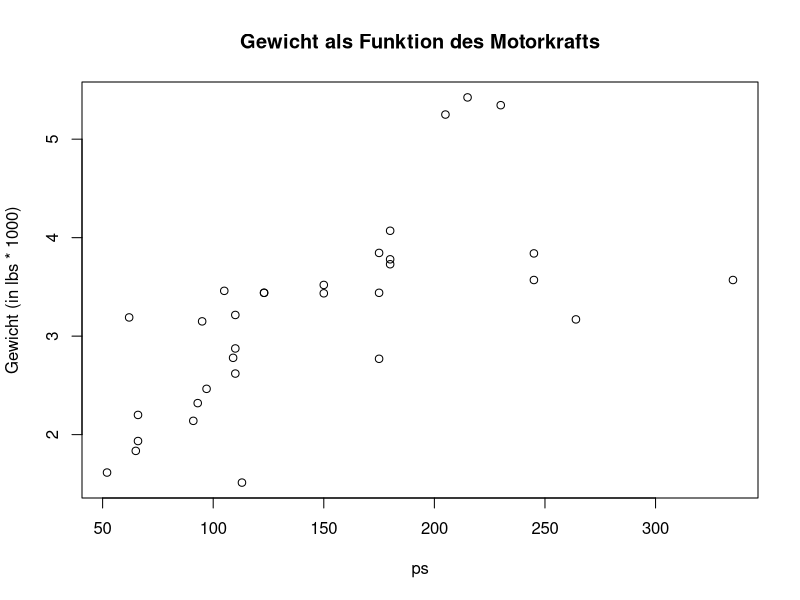
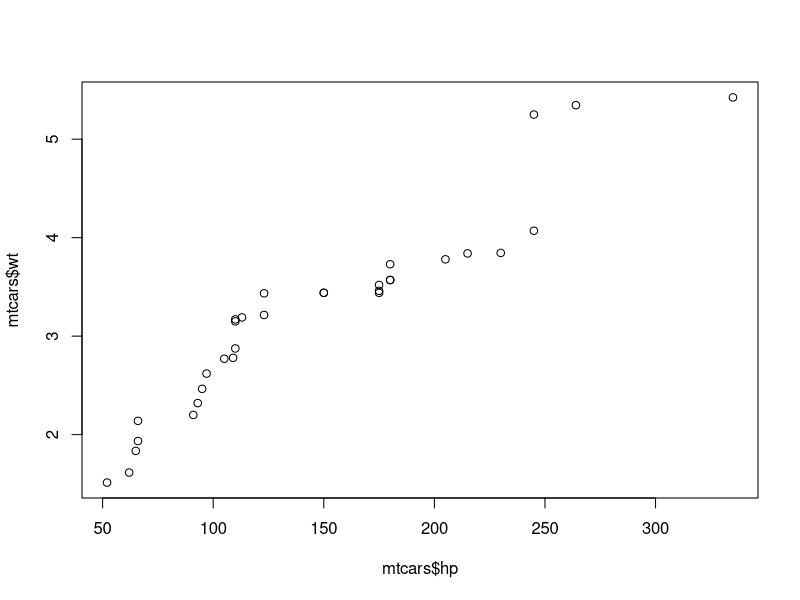
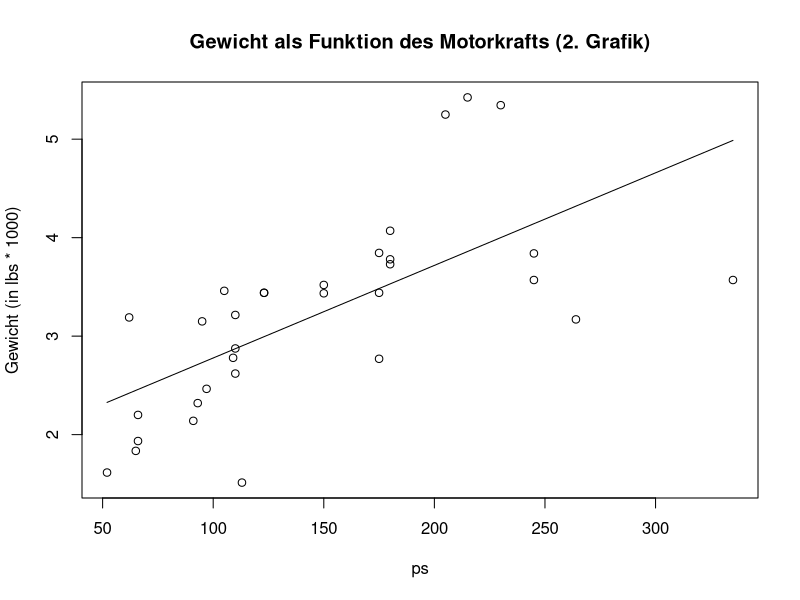
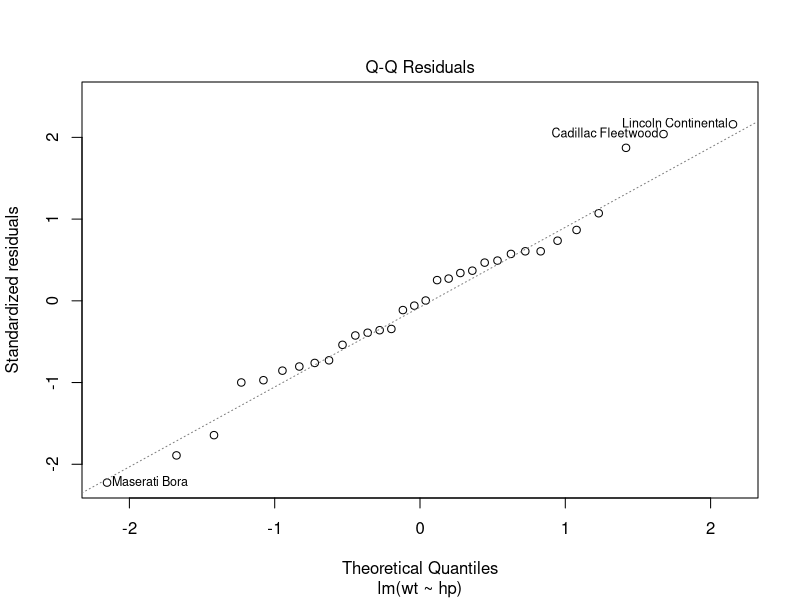

Here is the R script that generated these plots, in order:
## ---- chunk 1
# Daten zuerst plotten (scatterplot und qqplot) und betrachten. Prüfen, ob eine lineare Regression sinnvoll aussieht.

# scatterplot
plot(x = mtcars$hp, 
     y=mtcars$wt,
     main = "Gewicht als Funktion des Motorkrafts",
     xlab = "ps",
     ylab = "Gewicht (in lbs * 1000)")

# qqplot
qqplot(x = mtcars$hp, y=mtcars$wt)


# Versuch, eine passende lineare Regression zu modellieren:
# model populieren
lm.wt <- lm (wt~hp, data=mtcars)

# coeffs extrahieren: 
coeffs <- coefficients(lm.wt)
steigung <- coeffs[2]
intercept <- coeffs[1]

# Daten und Linie des Modells zusammen plotten
x <- mtcars$hp
y <- mtcars$wt

plot(x = mtcars$hp, 
     y=mtcars$wt,
     main = "Gewicht als Funktion des Motorkrafts (2. Grafik)",
     xlab = "ps",
     ylab = "Gewicht (in lbs * 1000)")
lines(x, intercept + x*steigung)

# Berechung des erwarteten Gewichtes für ein Auto mit 200hp:
hp1  <- 200
est.wt1 <- intercept + steigung * hp1
est.wt1

# Dieselbe Berechnung mit der R-Funktion predict:
hp2 <- data.frame(hp=200)
est.wt2 <- predict(lm.wt, hp2)
est.wt2

## ---- chunk 2
r2 <- summary(lm.wt)$r.squared
## ---- chunk 3
summary(lm.wt)
## ---- chunk 4
se.steigung <- summary(lm.wt)$coefficients[,2][2]
ME.steigung <- qnorm(0.975) * se.steigung
konfidenz.intervall <- steigung + c(-ME.steigung,ME.steigung)
## ---- chunk 5
plot(lm.wt, which=2)
